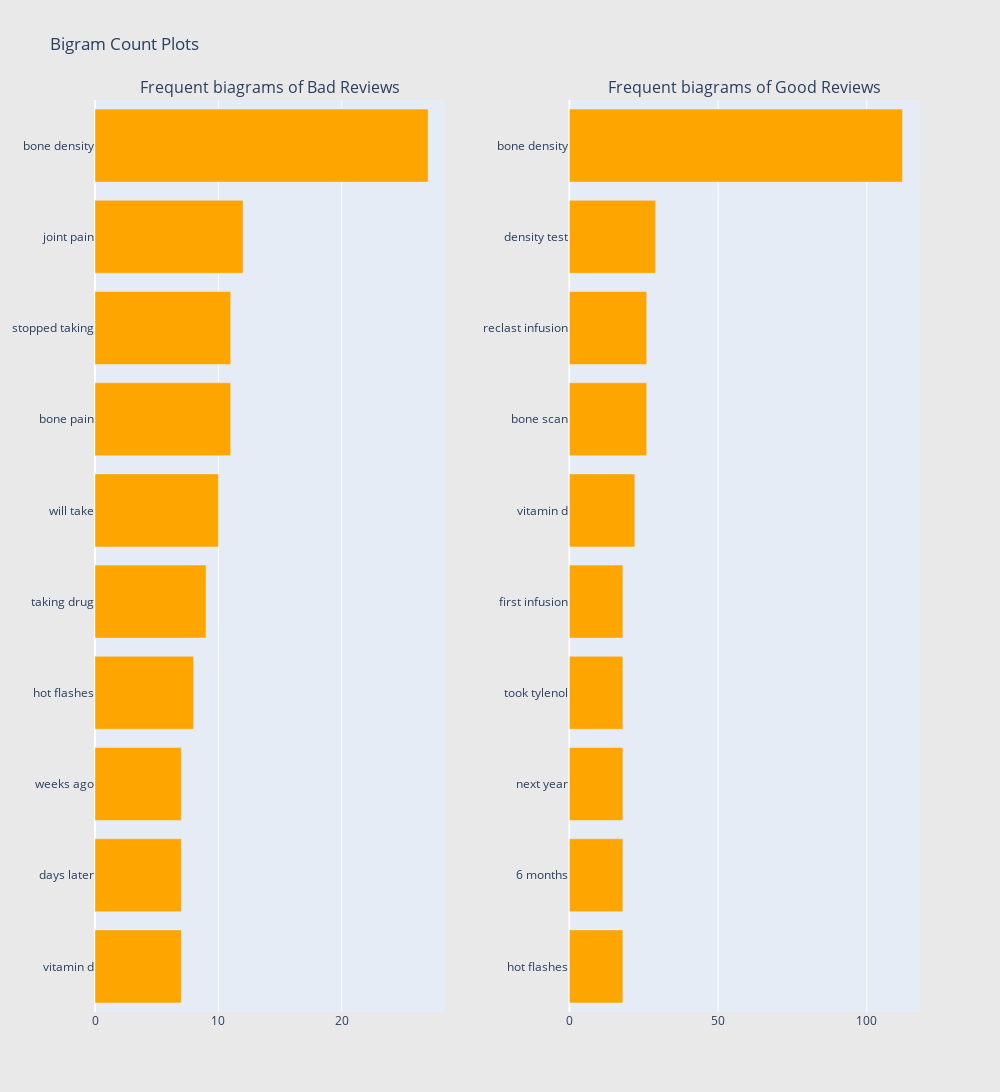

Notebook source saved alongside this figure:
### Code cell
freq_dict = defaultdict(int)
for sent in df_effectiveness[df_effectiveness["Review"] == 'bad']['Reviews']:
    for word in generate_ngrams(sent,2):
        freq_dict[word] += 1
fd_sorted = pd.DataFrame(sorted(freq_dict.items(), key=lambda x: x[1])[::-1])
fd_sorted.columns = ["word", "wordcount"]
trace1 = horizontal_bar_chart(fd_sorted.head(10), 'orange')

freq_dict = defaultdict(int)
for sent in df_effectiveness[df_effectiveness["Review"] == 'good']['Reviews']:
    for word in generate_ngrams(sent,2):
        freq_dict[word] += 1
fd_sorted = pd.DataFrame(sorted(freq_dict.items(), key=lambda x: x[1])[::-1])
fd_sorted.columns = ["word", "wordcount"]
trace2 = horizontal_bar_chart(fd_sorted.head(10), 'orange')

# Creating two subplots
fig = tools.make_subplots(rows=1, cols=2, vertical_spacing=0.04,horizontal_spacing=0.15,
                          subplot_titles=["Frequent biagrams of Bad Reviews", 
                                          "Frequent biagrams of Good Reviews"])
fig.append_trace(trace1, 1, 1)
fig.append_trace(trace2, 1, 2)
fig['layout'].update(height=1200, width=1000, paper_bgcolor='rgb(233,233,233)', title="Bigram Count Plots")
py.iplot(fig, filename='word-plots')

### Figure 1 — Plotly figure (JSON) as saved in the notebook; plotly's stock layout.template omitted (floating-point values rounded to 4 significant figures)
{"data": [{"marker": {"color": "orange"}, "orientation": "h", "showlegend": false, "type": "bar", "x": [7, 7, 7, 8, 9, 10, 11, 11, 12, 27], "xaxis": "x", "y": ["vitamin d", "days later", "weeks ago", "hot flashes", "taking drug", "will take", "bone pain", "stopped taking", "joint pain", "bone density"], "yaxis": "y"}, {"marker": {"color": "orange"}, "orientation": "h", "showlegend": false, "type": "bar", "x": [18, 18, 18, 18, 18, 22, 26, 26, 29, 112], "xaxis": "x2", "y": ["hot flashes", "6 months", "next year", "took tylenol", "first infusion", "vitamin d", "bone scan", "reclast infusion", "density test", "bone density"], "yaxis": "y2"}], "layout": {"annotations": [{"font": {"size": 16}, "showarrow": false, "text": "Frequent biagrams of Bad Reviews", "x": 0.2125, "xanchor": "center", "xref": "paper", "y": 1, "yanchor": "bottom", "yref": "paper"}, {"font": {"size": 16}, "showarrow": false, "text": "Frequent biagrams of Good Reviews", "x": 0.7875, "xanchor": "center", "xref": "paper", "y": 1, "yanchor": "bottom", "yref": "paper"}], "height": 1200, "paper_bgcolor": "rgb(233,233,233)", "title": {"text": "Bigram Count Plots"}, "width": 1000, "xaxis": {"anchor": "y", "domain": [0, 0.425]}, "xaxis2": {"anchor": "y2", "domain": [0.575, 1]}, "yaxis": {"anchor": "x", "domain": [0, 1]}, "yaxis2": {"anchor": "x2", "domain": [0, 1]}}}
